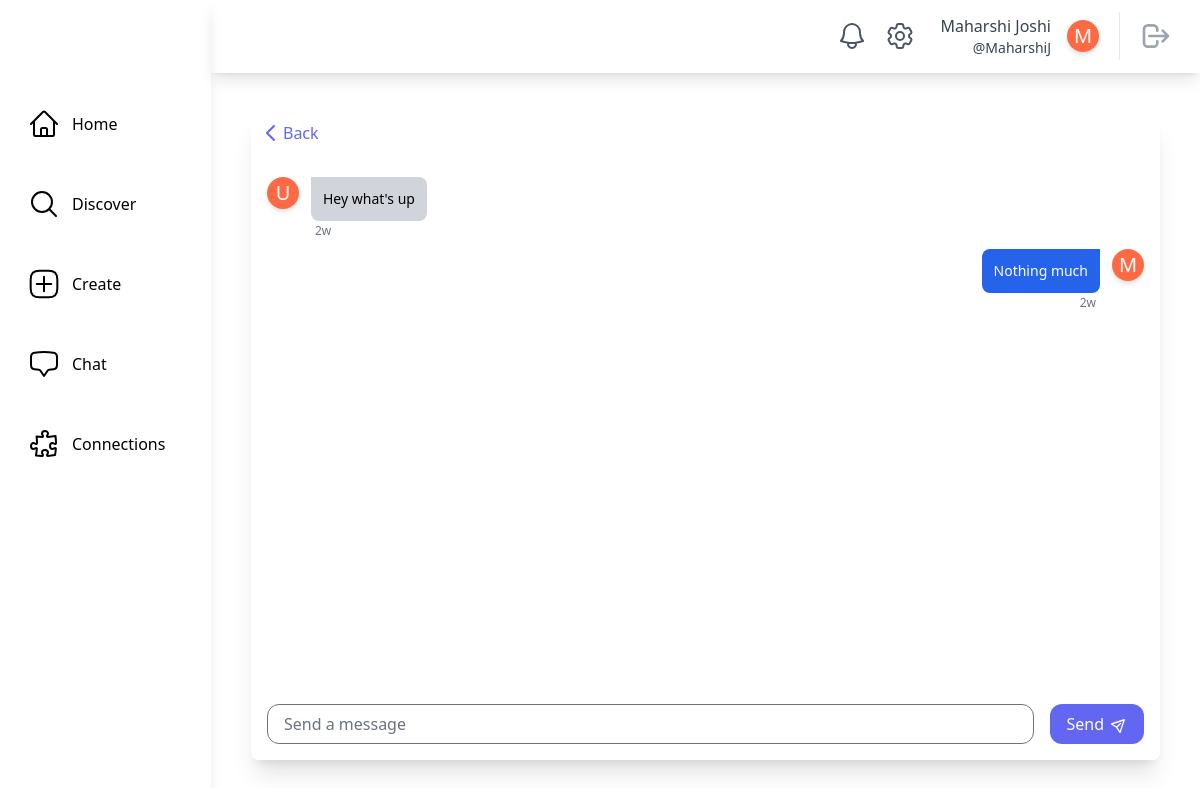
The app's page /chat/1 (signed in), older data.
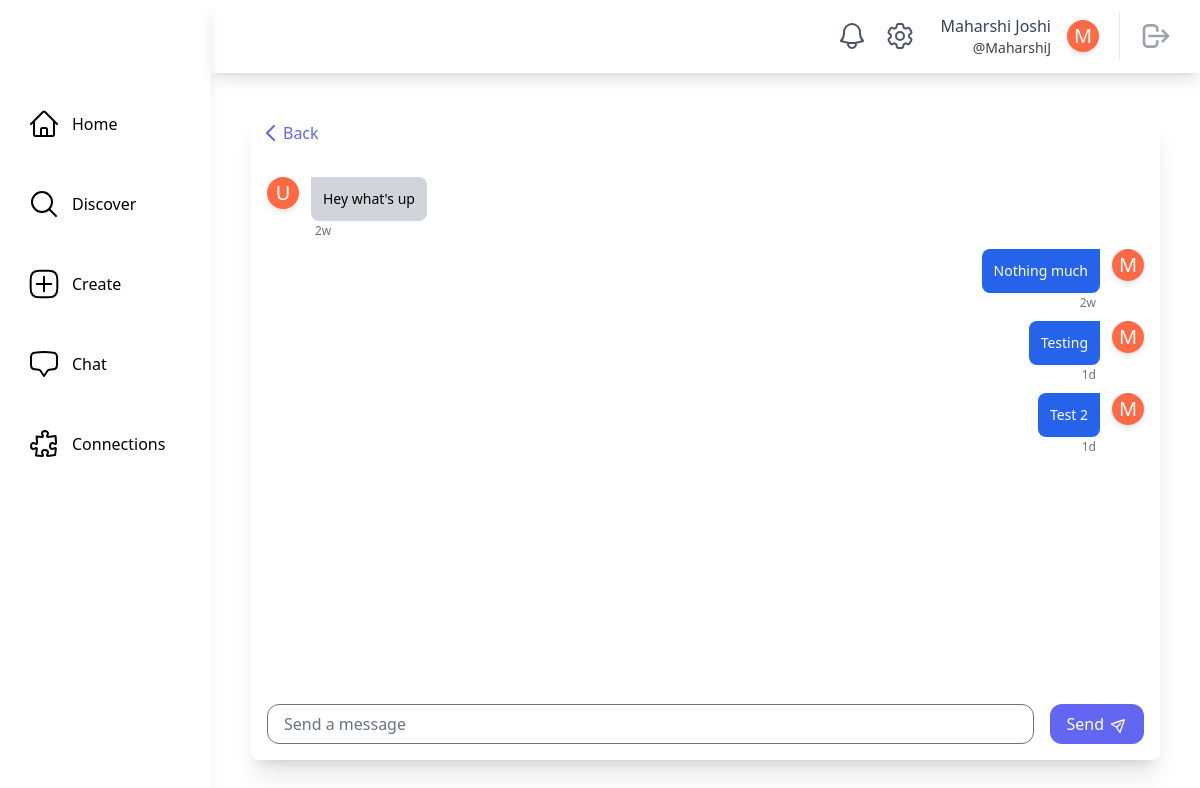
The same page, newer data.
### chat/models.py (models this page shows)
class Message(models.Model):
    chat_room = models.ForeignKey(ChatRoom, on_delete=models.CASCADE)
    sender = models.ForeignKey(SocialUser, on_delete=models.CASCADE)
    content = models.TextField()
    created = models.DateTimeField(auto_now_add=True)
    @classmethod
    def get_messages(cls, chat_room):
        return cls.objects.filter(chat_room=chat_room).order_by("created")

### main/models.py (models this page shows, shortened)
class SocialUser(AbstractUser):
    class Pronouns(models.IntegerChoices):
        SHE = 1, _("She/Her")
        HE = 2, _("He/Him")
        THEY = 3, _("They/Them")
        OTHER = 4, _("Other/Prefer Not To Say")
    username = models.CharField(max_length=30, unique=True)
    email = models.EmailField(unique=True, default="@nyu.edu")
    full_name = models.CharField(max_length=50, default="")
    pronouns = models.IntegerField(default=Pronouns.OTHER, choices=Pronouns.choices)
    date_of_birth = models.DateField(null=True, validators=[validate_age])
    major = models.CharField(max_length=100, default="undeclared")
    tags = models.ManyToManyField(InterestTag, related_name="tags")
    profile_picture = models.ImageField(
        upload_to="profile_pics/", null=True, blank=True
    )
    timestamp = models.DateTimeField("timestamp", default=timezone.now)  # joined

### chat/views.py (the view, shortened to what this page needs)
# urls.py: path("<int:pk>", views.ChatRoomView.as_view(), name="chat_room"),
@method_decorator(login_required, name="dispatch")
class ChatRoomView(LoginRequiredMixin, generic.DetailView):
    model = ChatRoom
    template_name = "chat/chat_room.html"
    def get_context_data(self, **kwargs):
        context = super().get_context_data(**kwargs)
        context["messages"] = Message.get_messages(self.object)
        return context
    def dispatch(self, request, *args, **kwargs):
        chat_room = get_object_or_404(ChatRoom, pk=kwargs["pk"])
        if not chat_room.members.filter(username=self.request.user.username).exists():
            return self.handle_no_permission()
        return super().dispatch(request, *args, **kwargs)

### main/models.py (called while the page is built)
    @classmethod
    def count_unread_notifications(cls, user):
        return (
            cls.objects.filter(models.Q(recipient_user=user, is_read=False))
            .all()
            .order_by("-timestamp")
            .count()
        )

### main/templatetags/main_customfilters.py (called while the page is built)
@register.filter
def format_time_difference(timestamp):
    now = timezone.now()
    time_difference = now - timestamp
    days = time_difference.days
    seconds = time_difference.seconds
    years, remainder = divmod(days, 365)
    months, days = divmod(remainder, 30)
    weeks, days = divmod(days, 7)
    hours, remainder = divmod(seconds, 3600)
    minutes, _ = divmod(remainder, 60)
    if years > 0:
        return f"{years}y"
    elif months > 0:
        return f"{months}mo"
    elif weeks > 0:
        return f"{weeks}w"
    elif days > 0:
        return f"{days}d"
    elif hours > 0:
        return f"{hours}h"
    elif minutes > 0:
        return f"{minutes}m"
    else:
        return "Just now"

### theme/templatetags/theme_customfilters.py (called while the page is built)
@register.filter
def count_unread_notifications(user):
    return Notification.count_unread_notifications(user)

### chat/templates/chat/chat_room.html (shortened to what this page needs)
{% extends "base.html" %}
{% block content %}
    <div class="m-10 flex flex-col flex-grow w-7/8 bg-white shadow-xl rounded-lg overflow-hidden">
        <a href="{% url 'chat:chat_room_list' %}"
           class="flex flex-row text-indigo-500 hover:text-indigo-700 m-2">
            <svg class="w-6 h-6"
                 fill="none"
                 stroke="currentColor"
                 viewBox="0 0 24 24"
                 xmlns="http://www.w3.org/2000/svg">
                <path stroke-linecap="round" stroke-linejoin="round" stroke-width="2" d="M15 19l-7-7 7-7"></path>
            </svg>
            <span>Back</span>
        </a>
        <div class="flex flex-col flex-grow h-0 p-4 overflow-auto"
             id="chat-container">
            {% for message in messages %}
                {% include "chat/member_message.html" with message=message %}
                {% include "chat/user_message.html" with message=message %}
            {% endfor %}
        </div>
        <form method="post">
            <div class="bg-white p-4 flex flex-row items-center">
                <input type="text"
                       name="message"
                       placeholder="Send a message"
                       class="flex w-full border rounded-xl focus:outline-none focus:border-indigo-300 pl-4 h-10" />
                <button type="submit"
                        class="flex items-center justify-center bg-indigo-500 hover:bg-indigo-600 rounded-xl text-white px-4 h-10 py-1 ml-4">
                    <span>Send</span>
                    <span class="ml-2">
                        <svg class="w-4 h-4 transform rotate-45 -mt-px"
                             fill="none"
                             stroke="currentColor"
                             viewBox="0 0 24 24"
                             xmlns="http://www.w3.org/2000/svg">
                            <path stroke-linecap="round" stroke-linejoin="round" stroke-width="2" d="M12 19l9 2-9-18-9 18 9-2zm0 0v-8"></path>
                        </svg>
                    </span>
                </button>
            </div>
        </form>
    </div>
{% endblock content %}

### chat/templates/chat/member_message.html
{% load main_customfilters %}
{% if message.sender != user %}
    <div class="flex w-full mt-2 space-x-3 max-w-xs">
        <a href="{% url 'main:profile_page' message.sender.username %}"
           class="flex items-start justify-start hover:bg-gray-100 rounded hover:text-gray-600 focus:bg-gray-100 focus:text-gray-600">
            <div class="rounded-full h-8 w-8 bg-[#ff6a45] flex items-center justify-center shadow-md border-white transition duration-200 transform hover:scale-110">
                {% if message.sender.profile_picture %}
                {% else %}
                    <span class="text-white text-xl">{{ message.sender.full_name|first|capfirst }}</span>
                {% endif %}
            </div>
        </a>
        <div>
            <div class="bg-gray-300 p-3 rounded-r-lg rounded-bl-lg">
                <p class="text-sm">{{ message.content }}</p>
            </div>
            <div class="text-xs text-gray-500 leading-none m-1">{{ message.created|format_time_difference }}</div>
        </div>
    </div>
{% endif %}

### chat/templates/chat/user_message.html
{% load main_customfilters %}
{% if message.sender == user %}
    <div class="flex w-full mt-2 space-x-3 max-w-xs ml-auto justify-end">
        <div>
            <div class="bg-blue-600 text-white p-3 rounded-l-lg rounded-br-lg">
                <p class="text-sm">{{ message.content }}</p>
            </div>
            <div class="self-end text-right text-xs text-gray-500 leading-none m-1">{{ message.created|format_time_difference }}</div>
        </div>
        <a href="{% url 'main:profile_page' message.sender.username %}"
           class="flex items-start justify-start hover:bg-gray-100 rounded hover:text-gray-600 focus:bg-gray-100 focus:text-gray-600">
            <div class="rounded-full h-8 w-8 bg-[#ff6a45] flex items-center justify-center shadow-md border-white transition duration-200 transform hover:scale-110">
                {% if message.sender.profile_picture %}
                {% else %}
                    <span class="text-white text-xl">{{ message.sender.full_name|first|capfirst }}</span>
                {% endif %}
            </div>
        </a>
    </div>
{% endif %}

Row changes from the older to the newer data that the page shows:
added Message: content "Testing", created "1d", sender.full_name|first "M"
added Message: content "Test 2", created "1d", sender.full_name|first "M"
